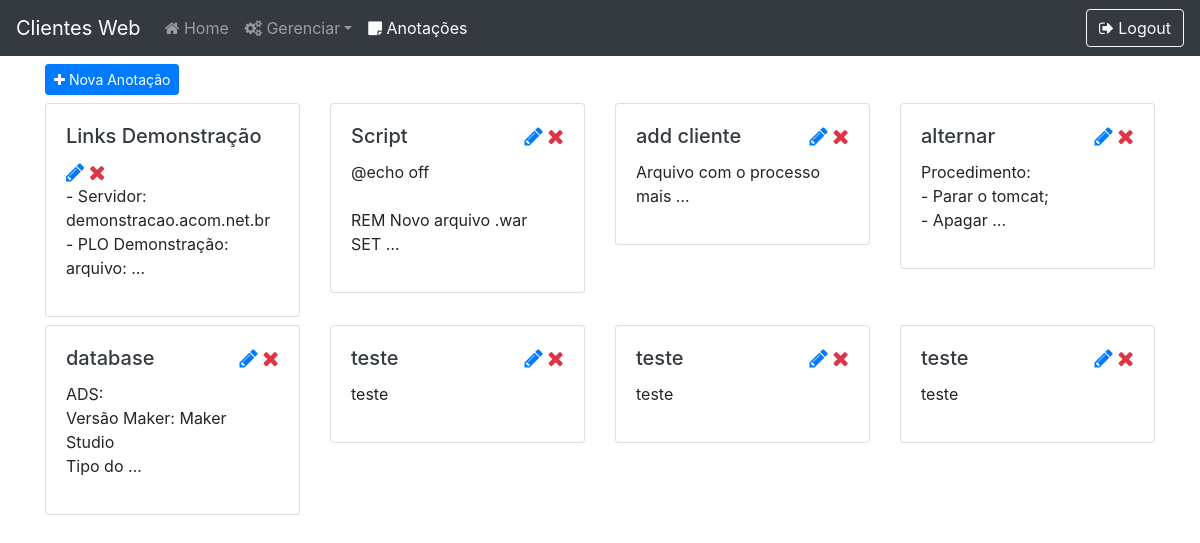
Screenshot of /notes (signed in) with the database file from the repository.
### core/models.py (models this page shows, shortened)
class Note(models.Model):
    title = models.CharField('Title', max_length=300)
    text = models.TextField()

### core/views.py (the view)
# urls.py: path('notes', notes, name='notes'),
def notes(request):
    if str(request.user) != 'AnonymousUser':
        context = {
            'notes': Note.objects.all().order_by('title')
        }
        return render(request, 'notes.html', context=context)
    else:
        return loginUser(request)

### core/templates/notes.html (shortened to what this page needs)
{% load static %}
{% load custom_filters %}
<!DOCTYPE html>
<html lang="pt-br">
<head>
    <link rel="stylesheet" href="{% static 'css/style.css' %}">
    <link rel="stylesheet" href="https://cdnjs.cloudflare.com/ajax/libs/font-awesome/4.7.0/css/font-awesome.min.css">
    <link rel="stylesheet" href="https://stackpath.bootstrapcdn.com/bootstrap/4.5.0/css/bootstrap.min.css">
</head>
<body>
    <nav class="navbar stick-top navbar-expand-lg navbar-dark bg-dark">
        <a class="navbar-brand" href="{% url 'index' %}">Clientes Web</a>
        <div class="collapse navbar-collapse" id="navbarTogglerDemo03">
            <ul class="navbar-nav mr-auto mt-2 mt-lg-0 navbar-left">
                <li class="nav-item"><a class="nav-link" href="{% url 'index' %}"><i class="fa fa-home"></i> Home</a></li>
                <li class="nav-item dropdown">
                    <a class="nav-link dropdown-toggle" id="navbarDropdown" role="button" data-toggle="dropdown" aria-haspopup="true" aria-expanded="false"><i class="fa fa-cogs"></i> Gerenciar</a>
                </li>
                <li class="nav-item"><a class="nav-link active" href="{% url 'notes' %}"><i class="fa fa-sticky-note"></i> Anotações</a></li>
            </ul>
            <a href="{% url 'logout' %}" type="button" class="btn btn-outline-light"><i class="fa fa-sign-out"></i> Logout</a>
        </div>
    </nav>
    <div class="container">
        <div class="row justify-content-sm-between mt-2 mb-2">
            <div class="col-auto"><a class="btn btn-sm btn-primary" href="{% url 'newNote' %}"><i class="fa fa-plus"></i> Nova Anotação</a></div>
        </div>
        <div class="row row-cols-1 row-cols-md-4">
            {% for note in notes %}
                <div class="col mb-2">
                    <div class="card">
                        <div class="card-body" ondblclick="editNote({{ note.id }});">
                            <div class="row justify-content-sm-between">
                                <div class="col-auto">
                                    <h5 class="card-title "><a class="text-dark" href="{% url 'editNote' idNote=note.id %}">{{ note.title }}</a></h5>
                                </div>
                                <div class="col-auto">
                                    <a href="{% url 'editNote' idNote=note.id %}" class="text-primary"><i class="fa fa-pencil fa-lg"></i></a>
                                    <a href="{% url 'deleteNote' idNote=note.id %}" class="text-danger"><i class="fa fa-remove fa-lg"></i></a>
                                </div>
                            </div>
                            <p>{{ note.text|linebreaksbr|truncatewords:5 }}</p>
                        </div>
                    </div>
                </div>
            {% endfor %}
        </div>
    </div>
</body>
</html>

### rows the page displays
Note: title "Links Demonstração", text "- Servidor: demonstracao.acom.net.br - PLO Demonstração: arquivo: …"
Note: title "Script", text "@echo off REM Novo arquivo .war SET …"
Note: title "add cliente", text "Arquivo com o processo mais …"
Note: title "alternar", text "Procedimento: - Parar o tomcat; - Apagar …"
Note: title "database", text "ADS: Versão Maker: Maker Studio Tipo do …"
Note: title "teste", text "teste"
Note: title "teste", text "teste"
Note: title "teste", text "teste"
